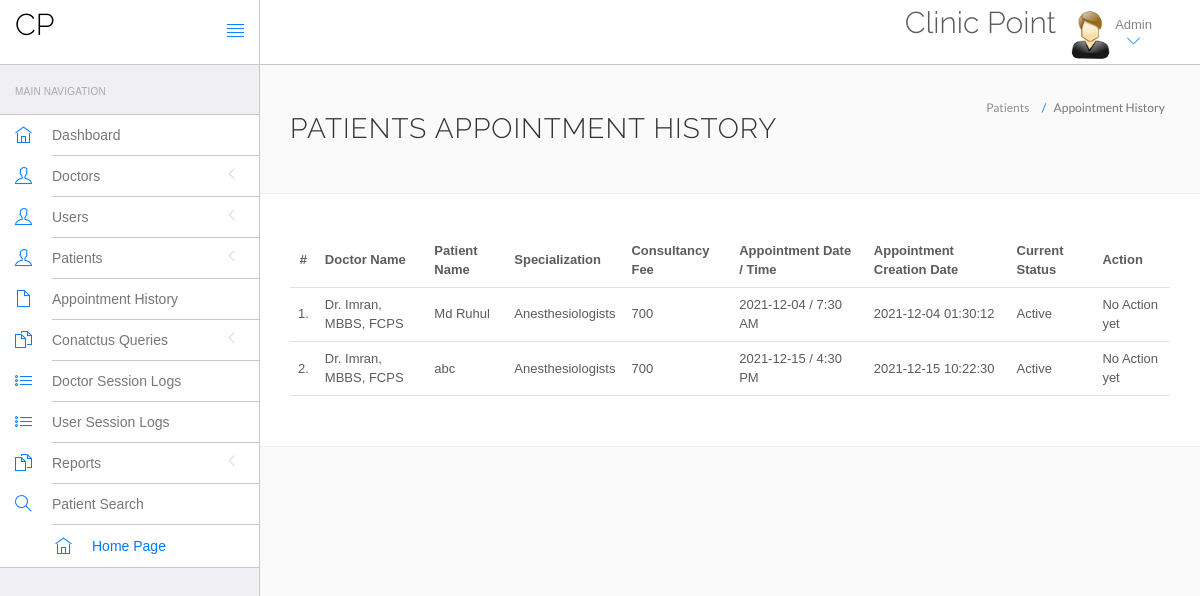
The page /admin/appointment-history.php (signed in) on the database its author committed.
### tables this page shows
CREATE TABLE `appointment` (
  `id` int(11) NOT NULL,
  `doctorSpecialization` varchar(255) DEFAULT NULL,
  `doctorId` int(11) DEFAULT NULL,
  `userId` int(11) DEFAULT NULL,
  `consultancyFees` int(11) DEFAULT NULL,
  `appointmentDate` varchar(255) DEFAULT NULL,
  `appointmentTime` varchar(255) DEFAULT NULL,
  `postingDate` timestamp NULL DEFAULT current_timestamp(),
  `userStatus` int(11) DEFAULT NULL,
  `doctorStatus` int(11) DEFAULT NULL,
  `updationDate` timestamp NULL DEFAULT NULL ON UPDATE current_timestamp()
);

CREATE TABLE `doctors` (
  `id` int(11) NOT NULL,
  `specilization` varchar(255) DEFAULT NULL,
  `doctorName` varchar(255) DEFAULT NULL,
  `address` longtext DEFAULT NULL,
  `docFees` varchar(255) DEFAULT NULL,
  `contactno` bigint(11) DEFAULT NULL,
  `docEmail` varchar(255) DEFAULT NULL,
  `password` varchar(255) DEFAULT NULL,
  `creationDate` timestamp NULL DEFAULT current_timestamp(),
  `updationDate` timestamp NULL DEFAULT NULL ON UPDATE current_timestamp()
);

CREATE TABLE `users` (
  `id` int(11) NOT NULL,
  `fullName` varchar(255) DEFAULT NULL,
  `address` longtext DEFAULT NULL,
  `city` varchar(255) DEFAULT NULL,
  `gender` varchar(255) DEFAULT NULL,
  `email` varchar(255) DEFAULT NULL,
  `password` varchar(255) DEFAULT NULL,
  `regDate` timestamp NULL DEFAULT current_timestamp(),
  `updationDate` timestamp NULL DEFAULT NULL ON UPDATE current_timestamp()
);

### admin/appointment-history.php (the view, shortened to what this page needs)
<?php
include('include/config.php');
?>
<!DOCTYPE html>
<html lang="en">
	<head>
		<link rel="stylesheet" href="vendor/bootstrap/css/bootstrap.min.css">
		<link rel="stylesheet" href="vendor/fontawesome/css/font-awesome.min.css">
		<link rel="stylesheet" href="vendor/themify-icons/themify-icons.min.css">
		<link href="vendor/animate.css/animate.min.css" rel="stylesheet" media="screen">
		<link href="vendor/perfect-scrollbar/perfect-scrollbar.min.css" rel="stylesheet" media="screen">
		<link href="vendor/switchery/switchery.min.css" rel="stylesheet" media="screen">
		<link href="vendor/bootstrap-touchspin/jquery.bootstrap-touchspin.min.css" rel="stylesheet" media="screen">
		<link href="vendor/select2/select2.min.css" rel="stylesheet" media="screen">
		<link href="vendor/bootstrap-datepicker/bootstrap-datepicker3.standalone.min.css" rel="stylesheet" media="screen">
		<link href="vendor/bootstrap-timepicker/bootstrap-timepicker.min.css" rel="stylesheet" media="screen">
		<link rel="stylesheet" href="assets/css/styles.css">
		<link rel="stylesheet" href="assets/css/plugins.css">
		<link rel="stylesheet" href="assets/css/themes/theme-1.css" id="skin_color" />
	</head>
	<body>
		<div id="app">
<?php include('include/sidebar.php');?>
			<div class="app-content">
					<?php include('include/header.php');?>
				<div class="main-content" >
					<div class="wrap-content container" id="container">
						<section id="page-title">
							<div class="row">
								<div class="col-sm-8">
									<h1 class="mainTitle">Patients Appointment History</h1>
																	</div>
								<ol class="breadcrumb">
									<li>
										<span>Patients </span>
									</li>
									<li class="active">
										<span>Appointment History</span>
									</li>
								</ol>
							</div>
						</section>
						<div class="container-fluid container-fullw bg-white">
									<div class="row">
								<div class="col-md-12">
									<table class="table table-hover" id="sample-table-1">
										<thead>
											<tr>
												<th class="center">#</th>
												<th class="hidden-xs">Doctor Name</th>
												<th>Patient Name</th>
												<th>Specialization</th>
												<th>Consultancy Fee</th>
												<th>Appointment Date / Time </th>
												<th>Appointment Creation Date  </th>
												<th>Current Status</th>
												<th>Action</th>
											</tr>
										</thead>
										<tbody>
<?php
$sql=mysqli_query($con,"select doctors.doctorName as docname,users.fullName as pname,appointment.*  from appointment join doctors on doctors.id=appointment.doctorId join users on users.id=appointment.userId ");
$cnt=1;
while($row=mysqli_fetch_array($sql))
{
?>
											<tr>
												<td class="center"><?php echo $cnt;?>.</td>
												<td class="hidden-xs"><?php echo $row['docname'];?></td>
												<td class="hidden-xs"><?php echo $row['pname'];?></td>
												<td><?php echo $row['doctorSpecialization'];?></td>
												<td><?php echo $row['consultancyFees'];?></td>
												<td><?php echo $row['appointmentDate'];?> / <?php echo
												 $row['appointmentTime'];?>
												</td>
												<td><?php echo $row['postingDate'];?></td>
												<td>
<?php if(($row['userStatus']==1) && ($row['doctorStatus']==1))
{
	echo "Active";
}
												?></td>
												<td >
												<div class="visible-md visible-lg hidden-sm hidden-xs">
							<?php if(($row['userStatus']==1) && ($row['doctorStatus']==1))
{
echo "No Action yet";
	 } else {
		echo "Canceled";
		} ?>
												</div>
												</td>
											</tr>
											<?php
$cnt=$cnt+1;
											 }?>
										</tbody>
									</table>
								</div>
							</div>
								</div>
					</div>
				</div>
			</div>
		</div>
	</body>
</html>

### admin/assets/css/themes/theme-1.css (style rules this page uses)
body { background: #FAFAFA; }

### rows shown on the page
appointment: doctorId.doctorName "Dr. Imran, MBBS, FCPS", userId.fullName "Md Ruhul", doctorSpecialization "Anesthesiologists", consultancyFees "700", appointmentDate "2021-12-04", appointmentTime "7:30 AM", postingDate "2021-12-04 01:30:12", userStatus "Active"
appointment: doctorId.doctorName "Dr. Imran, MBBS, FCPS", userId.fullName "abc", doctorSpecialization "Anesthesiologists", consultancyFees "700", appointmentDate "2021-12-15", appointmentTime "4:30 PM", postingDate "2021-12-15 10:22:30", userStatus "Active"
